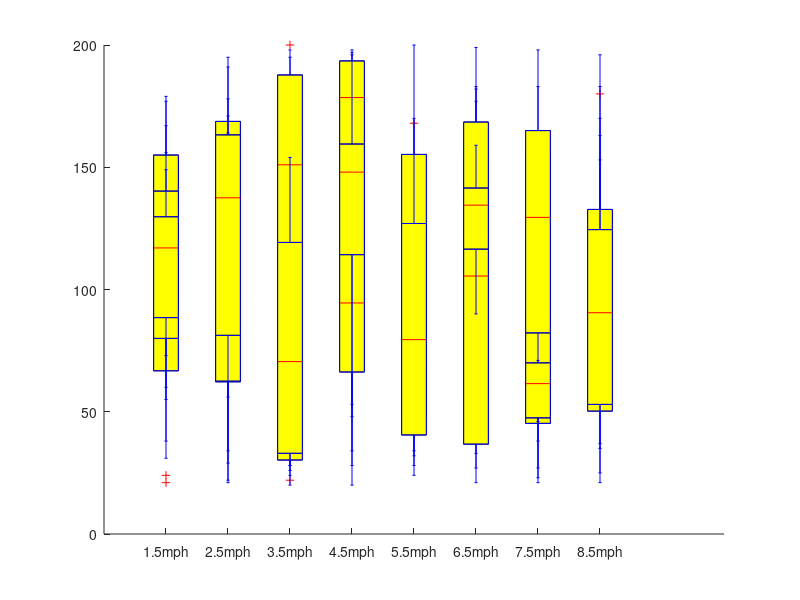

Write MATLAB code to recreate this figure. (Note: this script raises an error after producing the figure.)
TreadmillData = randi([20,200],69,8);
Speeds = {'1.5mph' '2.5mph' '3.5mph' '4.5mph' '5.5mph' '6.5mph' '7.5mph' '8.5mph'};
DeviceColors = {'r' 'g' 'c' [0.5 0 0.5] 'b' [1 0.5 0]};
Pedometer1 = TreadmillData(1:7:end,:);
Pedometer2 = TreadmillData(2:7:end,:);
Pedometer3 = TreadmillData(3:7:end,:);
Pedometer4 = TreadmillData(4:7:end,:);
Pedometer5 = TreadmillData(5:7:end,:);
Pedometer6 = TreadmillData(6:7:end,:);
Pedometer7 = TreadmillData(7:7:end,:);
Pedometer8 = TreadmillData(8:7:end,:);

disp('TreadmillData is:')
disp(TreadmillData)
size(TreadmillData)

disp('Pedometer1 is:')
disp(Pedometer1)
size(Pedometer1)

GroupedData = {Pedometer1 Pedometer2 Pedometer3 Pedometer4 Pedometer5 Pedometer6 Pedometer7 Pedometer8}; 
disp('size of GroupedData')
disp(size(GroupedData))

legendEntries = {'dev1' 'dev2' 'dev3' 'dev4' 'dev5' 'dev6'};

N = numel(GroupedData);
delta = linspace(-.3,.3,N); %// define offsets to distinguish plots
width = .2; %// small width to avoid overlap
cmap = hsv(N); %// colormap
legWidth = 1.8; %// make room for legend

disp('N')
disp(N)

disp('delta is:')
disp(delta)

figure;
hold on;

for ii=1:8
    labels = Speeds; %// center plot: use real labels
    disp(labels)
    disp('position')
    disp((1:numel(labels))+delta(ii))
    disp('GroupedData{ii}')
    disp(GroupedData{ii})
    boxplot(GroupedData{ii},'Color', DeviceColors{ii}, 'boxstyle','filled', ...
        'position',(1:numel(labels))+delta(ii), 'widths',width, 'labels',labels)
        %// plot filled boxes with specified positions, widths, labels
    plot(NaN,1,'color',DeviceColors{ii}); %// dummy plot for legend
end
xlabel('Speed'); ylabel('Step Count'); grid on;
xlim([1+2*delta(1) numel(labels)+legWidth+2*delta(N)]) %// adjust x limits, with room for legend

legend(legendEntries);
